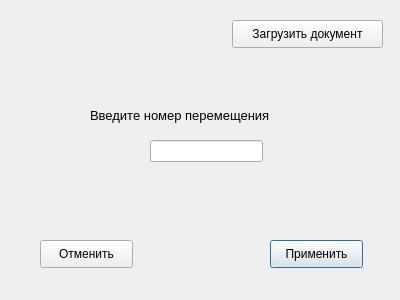
<?xml version="1.0" encoding="UTF-8"?>
<ui version="4.0">
 <class>Dialog</class>
 <widget class="QDialog" name="Dialog">
  <property name="geometry">
   <rect>
    <x>0</x>
    <y>0</y>
    <width>400</width>
    <height>300</height>
   </rect>
  </property>
  <property name="windowTitle">
   <string>Dialog</string>
  </property>
  <widget class="QLineEdit" name="lineEdit">
   <property name="geometry">
    <rect>
     <x>150</x>
     <y>140</y>
     <width>113</width>
     <height>22</height>
    </rect>
   </property>
  </widget>
  <widget class="QPushButton" name="pushButton">
   <property name="geometry">
    <rect>
     <x>270</x>
     <y>240</y>
     <width>93</width>
     <height>28</height>
    </rect>
   </property>
   <property name="text">
    <string>Применить</string>
   </property>
  </widget>
  <widget class="QPushButton" name="pushButton_2">
   <property name="geometry">
    <rect>
     <x>40</x>
     <y>240</y>
     <width>93</width>
     <height>28</height>
    </rect>
   </property>
   <property name="text">
    <string>Отменить</string>
   </property>
  </widget>
  <widget class="QLabel" name="label">
   <property name="geometry">
    <rect>
     <x>90</x>
     <y>100</y>
     <width>251</width>
     <height>31</height>
    </rect>
   </property>
   <property name="font">
    <font>
     <pointsize>10</pointsize>
    </font>
   </property>
   <property name="text">
    <string>Введите номер перемещения</string>
   </property>
  </widget>
  <widget class="QPushButton" name="pushButton_3">
   <property name="geometry">
    <rect>
     <x>232</x>
     <y>20</y>
     <width>151</width>
     <height>28</height>
    </rect>
   </property>
   <property name="text">
    <string>Загрузить документ</string>
   </property>
  </widget>
 </widget>
 <resources/>
 <connections/>
</ui>
